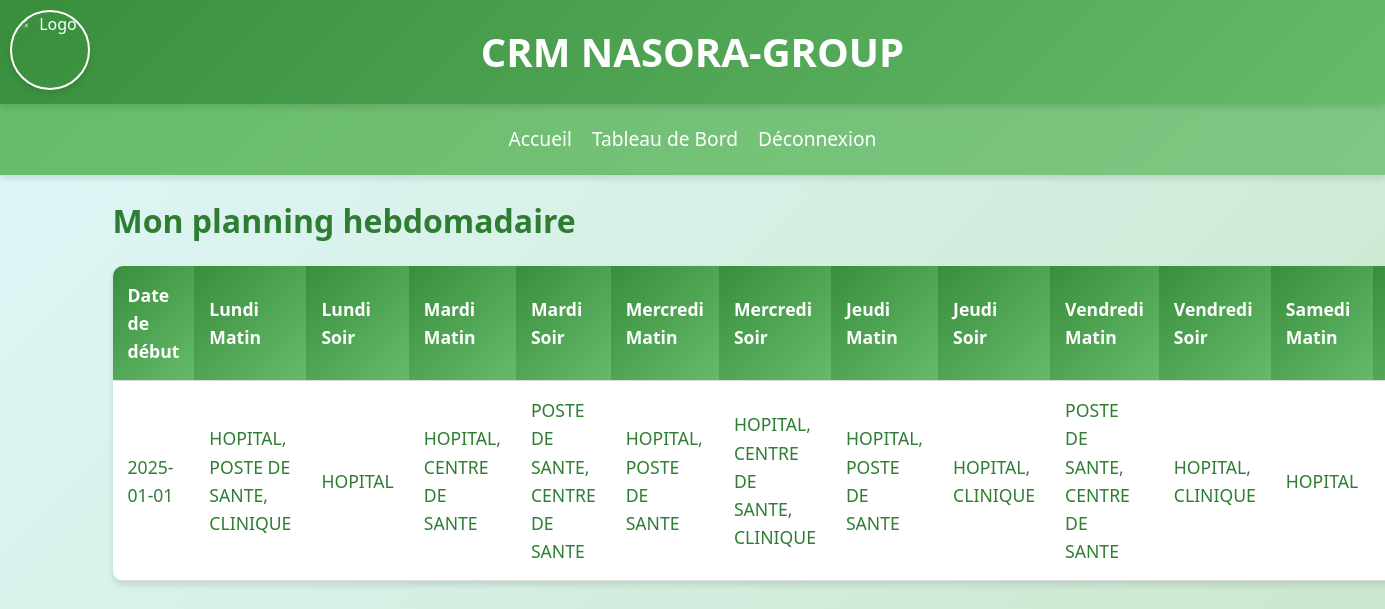
Screenshot of /visualiser_planning (signed in) with the database file from the repository.
### models.py (models this page shows)
class Planning(db.Model):
    id = db.Column(db.Integer, primary_key=True)
    commercial_id = db.Column(db.Integer, db.ForeignKey('user.id'), nullable=False)
    date = db.Column(db.Date, nullable=False)  # Date de début de la semaine
    lundi_matin = db.Column(db.String(200), nullable=True)
    lundi_soir = db.Column(db.String(200), nullable=True)
    mardi_matin = db.Column(db.String(200), nullable=True)
    mardi_soir = db.Column(db.String(200), nullable=True)
    mercredi_matin = db.Column(db.String(200), nullable=True)
    mercredi_soir = db.Column(db.String(200), nullable=True)
    jeudi_matin = db.Column(db.String(200), nullable=True)
    jeudi_soir = db.Column(db.String(200), nullable=True)
    vendredi_matin = db.Column(db.String(200), nullable=True)
    vendredi_soir = db.Column(db.String(200), nullable=True)
    samedi_matin = db.Column(db.String(200), nullable=True)
    samedi_soir = db.Column(db.String(200), nullable=True)
    dimanche_matin = db.Column(db.String(200), nullable=True)
    dimanche_soir = db.Column(db.String(200), nullable=True)
    commercial = db.relationship('User', backref='plannings')

### app.py (the view)
@app.route('/visualiser_planning')
@login_required
def visualiser_planning():
    if current_user.role != 'commercial':
        return redirect(url_for('accueil'))
    plannings = Planning.query.filter_by(commercial_id=current_user.id).all()
    return render_template('visualiser_planning.html', plannings=plannings)

### app.py (called while the page is built)
@login_manager.user_loader
def load_user(user_id):
    return User.query.get(int(user_id))

### Templates/visualiser_planning.html
{% extends "base.html" %}
{% block content %}
<h1>Mon planning hebdomadaire</h1>
<table class="responsive-table">
    <thead>
        <tr>
            <th>Date de début</th>
            <th>Lundi Matin</th>
            <th>Lundi Soir</th>
            <th>Mardi Matin</th>
            <th>Mardi Soir</th>
            <th>Mercredi Matin</th>
            <th>Mercredi Soir</th>
            <th>Jeudi Matin</th>
            <th>Jeudi Soir</th>
            <th>Vendredi Matin</th>
            <th>Vendredi Soir</th>
            <th>Samedi Matin</th>
            <th>Samedi Soir</th>
        </tr>
    </thead>
    <tbody>
        {% for planning in plannings %}
        <tr>
            <td>{{ planning.date.strftime('%Y-%m-%d') }}</td>
            <td>{{ planning.lundi_matin }}</td>
            <td>{{ planning.lundi_soir }}</td>
            <td>{{ planning.mardi_matin }}</td>
            <td>{{ planning.mardi_soir }}</td>
            <td>{{ planning.mercredi_matin }}</td>
            <td>{{ planning.mercredi_soir }}</td>
            <td>{{ planning.jeudi_matin }}</td>
            <td>{{ planning.jeudi_soir }}</td>
            <td>{{ planning.vendredi_matin }}</td>
            <td>{{ planning.vendredi_soir }}</td>
            <td>{{ planning.samedi_matin }}</td>
            <td>{{ planning.samedi_soir }}</td>
        </tr>
        {% endfor %}
    </tbody>
</table>
{% endblock %}

### static/css/styles.css (style rules this page uses)
* { margin: 0; padding: 0; box-sizing: border-box; }
body { font-family: 'Segoe UI', Tahoma, Geneva, Verdana, sans-serif; background: linear-gradient(135deg, #e0f7fa, #c8e6c9); color: #2e7d32; line-height: 1.6; min-height: 100vh; display: flex; flex-direction: column; font-size: 1rem; }
.responsive-table { width: 100%; border-collapse: collapse; margin: 20px 0; animation: fadeIn 1s ease-in-out; background: white; border-radius: 10px; overflow: hidden; box-shadow: 0 4px 6px rgba(0, 0, 0, 0.1); }
.responsive-table th, .responsive-table td { padding: 12px; text-align: left; border-bottom: 1px solid #ddd; }
.responsive-table th { background: linear-gradient(135deg, #388e3c, #66bb6a); color: white; font-weight: bold; }
@media (min-width: 1025px) { .responsive-table th, .responsive-table td { padding: 15px; font-size: 1.1rem; } }

### rows the page displays
Planning: date "2025-01-01", lundi_matin "HOPITAL, POSTE DE SANTE, CLINIQUE", lundi_soir "HOPITAL", mardi_matin "HOPITAL, CENTRE DE SANTE", mardi_soir "POSTE DE SANTE, CENTRE DE SANTE", mercredi_matin "HOPITAL, POSTE DE SANTE", mercredi_soir "HOPITAL, CENTRE DE SANTE, CLINIQUE", jeudi_matin "HOPITAL, POSTE DE SANTE", jeudi_soir "HOPITAL, CLINIQUE", vendredi_matin "POSTE DE SANTE, CENTRE DE SANTE", vendredi_soir "HOPITAL, CLINIQUE", samedi_matin "HOPITAL"
